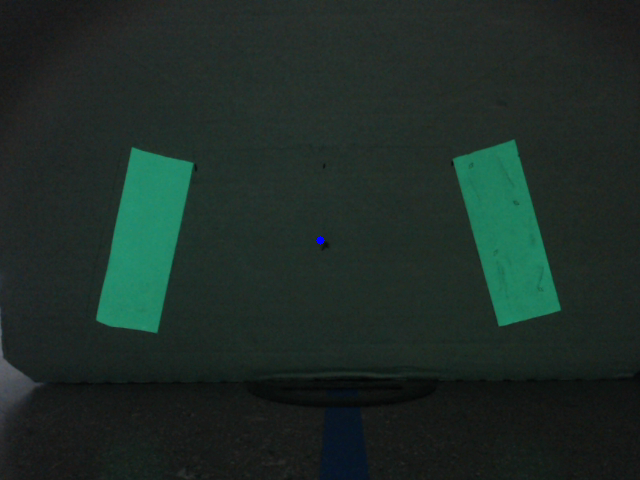
#> input picture test_photos/0degrees_18inches.png, 640 x 480 px, found by its file name
$ jupyter execute Color_Calibration.ipynb   (shell and % lines are left out)
#> lines starting #> are read from the running program, lines starting #| are printed output that depends on the picture; long printed decimals are rounded
[cell 1]
import numpy as np
import cv2 as cv
from matplotlib import pyplot as plt

[cell 2]
img = cv.imread('FRC2019-OffseasonVisionAlignment/test_photos/0degrees_18inches.png')
#> img is the input picture: shape (480, 640, 3); mean B, G, R 38.9, 44.4, 29.9
img = cv.cvtColor(img, cv.COLOR_BGR2HSV)
#> img: shape (480, 640, 3); mean H, S, V 73.2, 66.3, 44.8
h, s, v = cv.split(img)
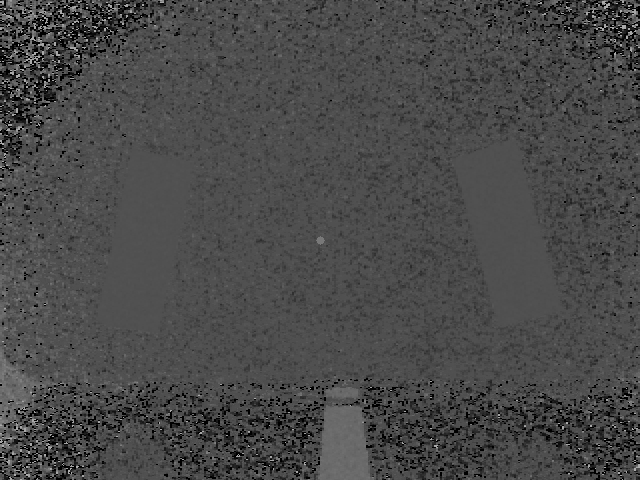
#> h: shape (480, 640); min 0, max 177, mean 73.2
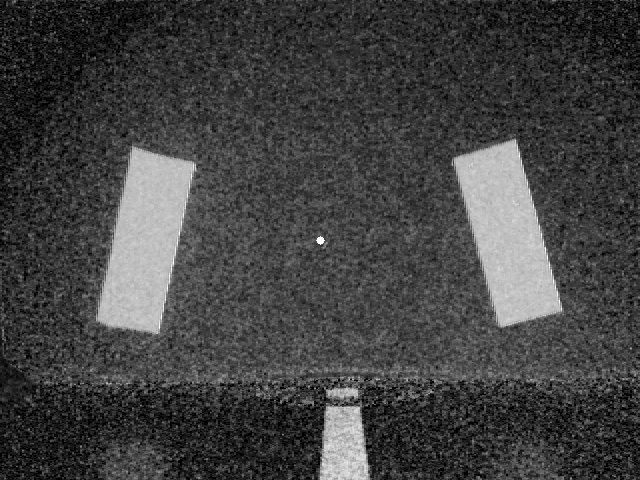
#> s: shape (480, 640); min 0, max 255, mean 66.3
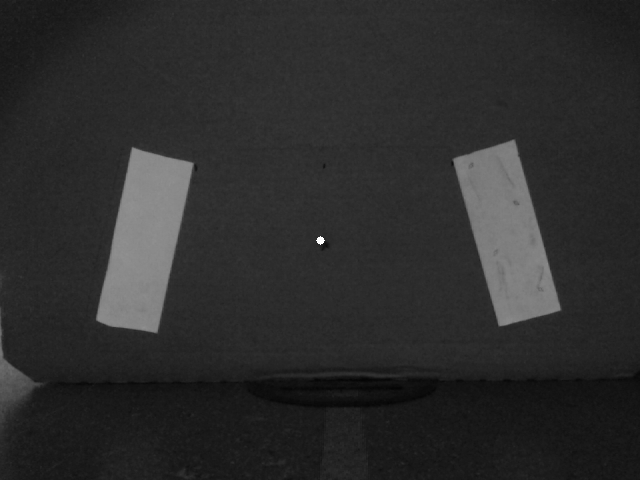
#> v: shape (480, 640); min 5, max 255, mean 44.8

[cell 3]
h=h.ravel()
s=s.ravel()
v=v.ravel()

[cell 4]
hue_hist=plt.hist(h,180,[0,180])
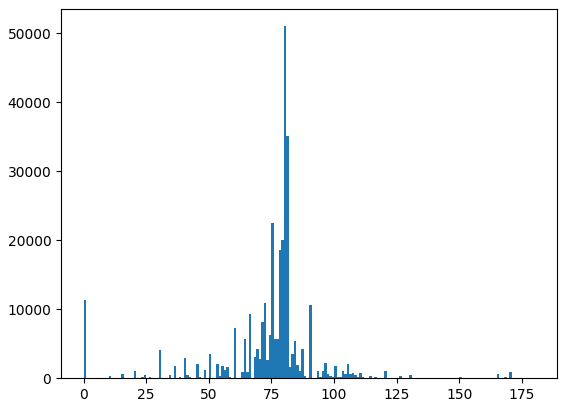
#> figure drawn by matplotlib, 1 panel; tallest bar 51045 high, from x = 80 to 81

[cell 5]
sat_hist=plt.hist(s,256,[0,256])
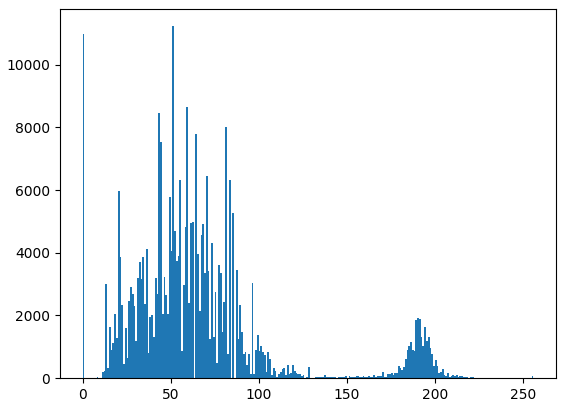
#> figure drawn by matplotlib, 1 panel; tallest bar 11227 high, from x = 51 to 52

[cell 6]
val_hist=plt.hist(v,256,[0,256])
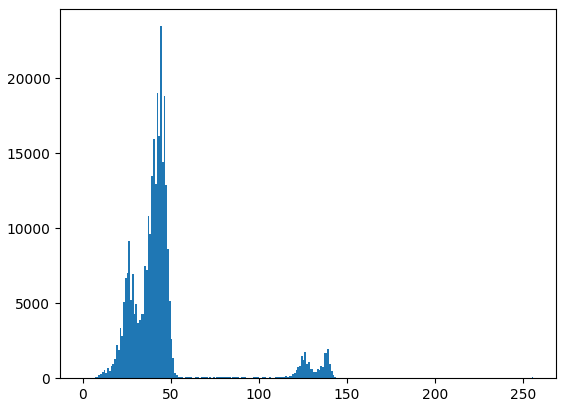
#> figure drawn by matplotlib, 1 panel; tallest bar 23455 high, from x = 44 to 45

[cell 7]
print("Hue: " + str(h.mean()))
#| Hue: 73.192
print("Saturation: " + str(s.mean()))
#| Saturation: 66.302
print("Value: " + str(v.mean()))
#| Value: 44.758

$ run again, with test_photos/0degrees_24inches.png copied over test_photos/0degrees_18inches.png
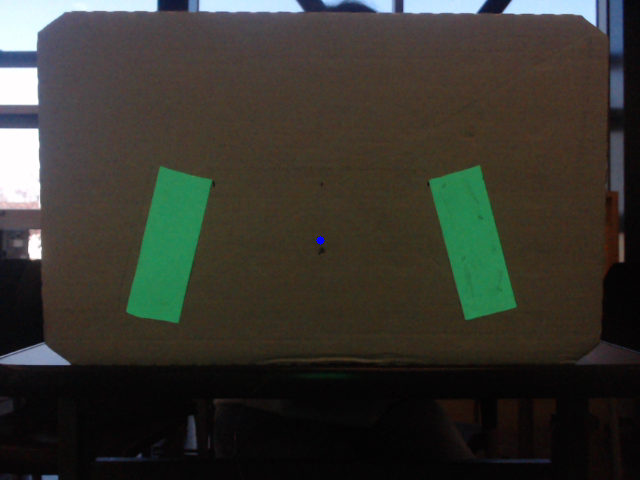
#> input picture test_photos/0degrees_24inches.png, 640 x 480 px, found by its file name
#> img is the input picture: shape (480, 640, 3); mean B, G, R 46, 53.3, 54
#> img: shape (480, 640, 3); mean H, S, V 49.4, 82.1, 61.4
#> `h, s, v = cv.split(img)`:
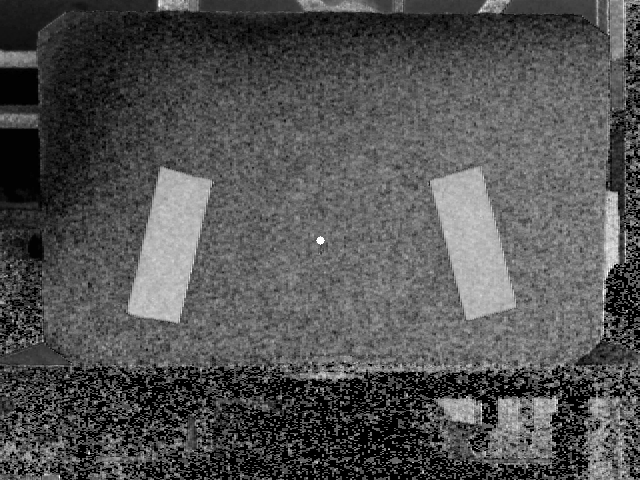
#> s: shape (480, 640); min 0, max 255, mean 82.1
#> `[cell 6] val_hist=plt.hist(v,256,[0,256])`:
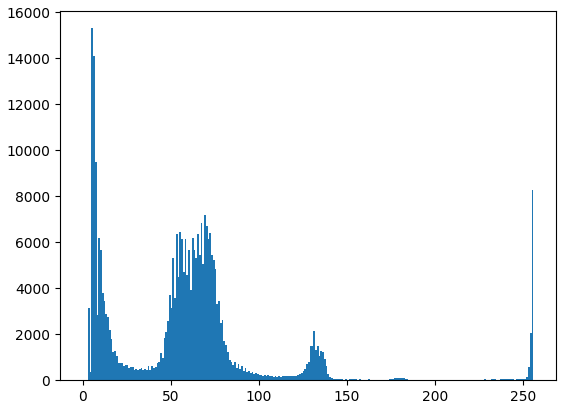
#> figure drawn by matplotlib, 1 panel; tallest bar 15312 high, from x = 5 to 6
#| Hue: 49.425
#| Saturation: 82.110
#| Value: 61.384

$ run again, with test_photos/0degrees_36inches.png copied over test_photos/0degrees_18inches.png
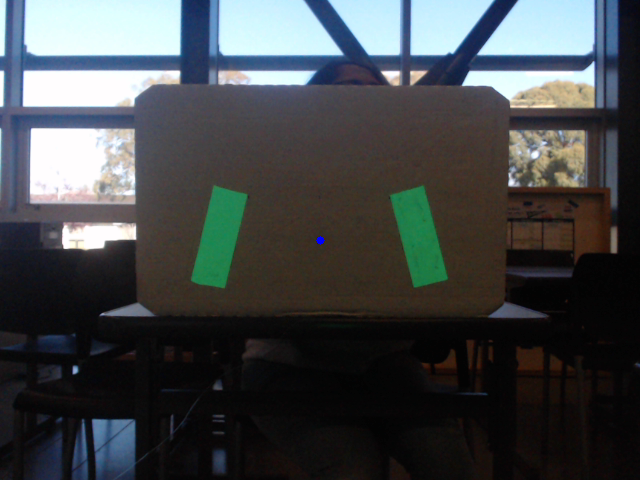
#> input picture test_photos/0degrees_36inches.png, 640 x 480 px, found by its file name
#> img is the input picture: shape (480, 640, 3); mean B, G, R 73.1, 71, 67.1
#> img: shape (480, 640, 3); mean H, S, V 72.1, 68.6, 80.4
#> `h, s, v = cv.split(img)`:
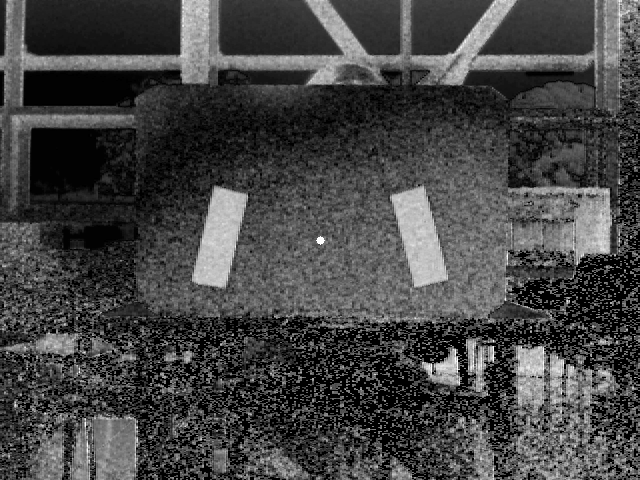
#> s: shape (480, 640); min 0, max 255, mean 68.6
#> `[cell 6] val_hist=plt.hist(v,256,[0,256])`:
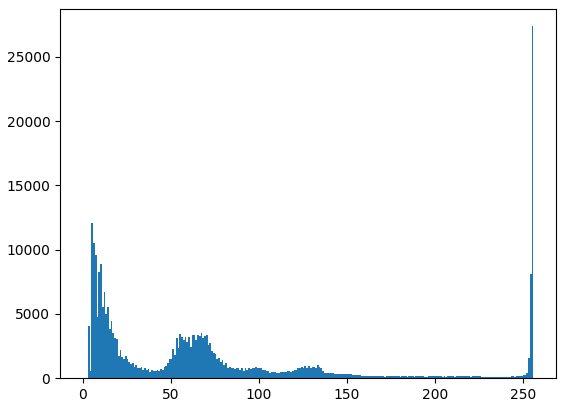
#> figure drawn by matplotlib, 1 panel; tallest bar 27375 high, from x = 255 to 256
#| Hue: 72.117
#| Saturation: 68.604
#| Value: 80.445

$ run again, with test_photos/0degrees_48inches.png copied over test_photos/0degrees_18inches.png
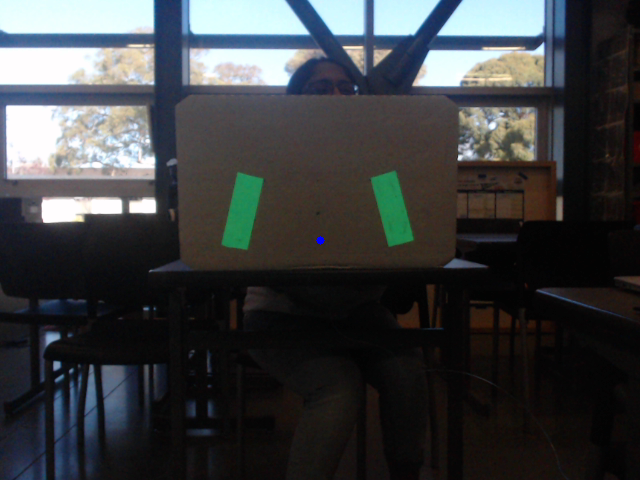
#> input picture test_photos/0degrees_48inches.png, 640 x 480 px, found by its file name
#> img is the input picture: shape (480, 640, 3); mean B, G, R 64.3, 62.3, 59.9
#> img: shape (480, 640, 3); mean H, S, V 70.1, 64.5, 70.1
#> `h, s, v = cv.split(img)`:
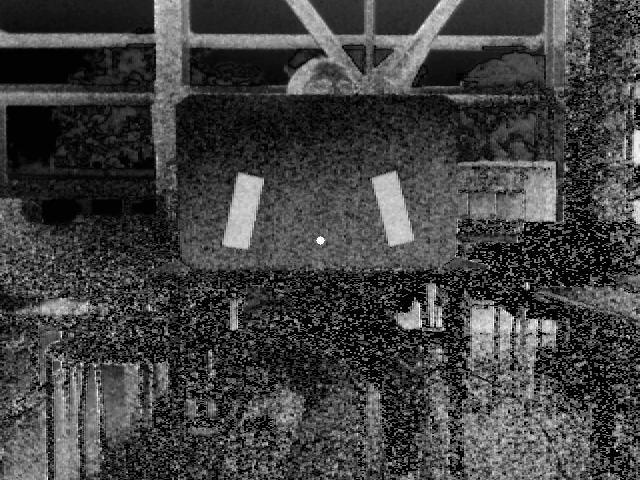
#> s: shape (480, 640); min 0, max 255, mean 64.5
#> `[cell 6] val_hist=plt.hist(v,256,[0,256])`:
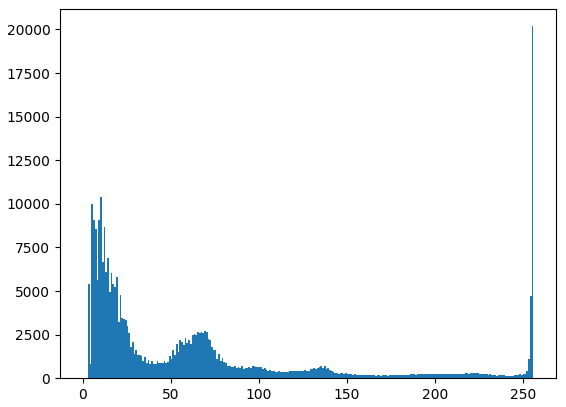
#> figure drawn by matplotlib, 1 panel; tallest bar 20184 high, from x = 255 to 256
#| Hue: 70.110
#| Saturation: 64.528
#| Value: 70.109
